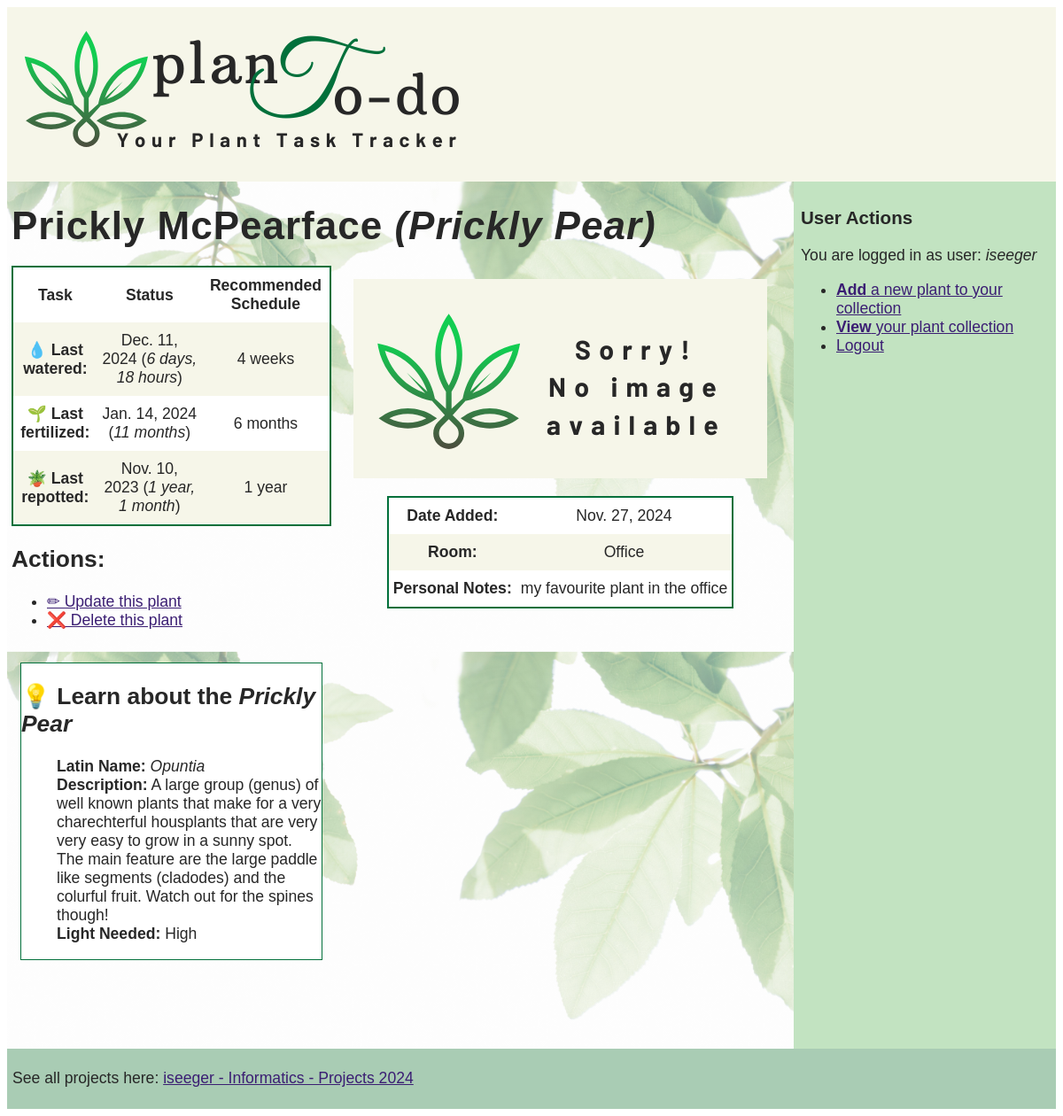
Screenshot of /plants/plant/11/ (signed in) with the database file from the repository.
### plants/models.py (models this page shows, shortened)
class Plant(models.Model):
    ROOM_CHOICES = [
        ("BEDROOM", "Bedroom"),
        ("BATHROOM", "Bathroom"),
        ("LIVINGROOM", "Living room"),
        ("OFFICE", "Office"),
        ("HALLWAY", "Hallway"),
        ]
    SHORT_CADENCE = [
        ("1w", "1 week"),
        ("2w", "2 weeks"),
        ("4w", "4 weeks"),
        ("6w", "6 weeks")
        ]
    LONG_CADENCE = [
        ("1m", "1 month"),
        ("2m", "2 months"),
        ("4m", "4 months"),
        ("6m", "6 months"),
        ("1y", "1 year"),
        ]
    plant_type = models.ForeignKey('Houseplant',
                                     on_delete=models.CASCADE,
                                     blank=True,
                                     null=True)
    nickname=models.CharField(
        max_length=200,
        validators=[MinLengthValidator(
                    3, "Plant name must contain at least 3 characters")])
    description=models.TextField(max_length=500)
    image = models.ImageField(upload_to='plants/', blank=True, null=True)
    room = models.CharField(max_length=15, choices=ROOM_CHOICES)
    water_schedule = models.CharField(max_length=15, choices=SHORT_CADENCE,blank=True)
    fertilize_schedule = models.CharField(max_length=15, choices=LONG_CADENCE,blank=True)
    repot_schedule = models.CharField(max_length=15, choices=LONG_CADENCE, blank=True)
    date_last_watered = models.DateField(blank=True, null=True)
    date_last_fertilized = models.DateField(blank=True, null=True)
    date_last_repotted = models.DateField(blank=True, null=True)
    date_added = models.DateField(default=datetime.now)
    date_last_updated = models.DateField(auto_now=True)

class Houseplant(models.Model):
    latin_name = models.CharField(max_length=50)
    common_name = models.CharField(max_length=50)
    description = models.TextField(max_length=800)
    plant_image_url = models.URLField(blank=True, null=True)
    light_needed = models.CharField(max_length=15)
    def __str__(self):
        return self.common_name

### plants/views.py (the view)
# urls.py: path('plant/<int:pk>/', views.PlantDetailView.as_view(), name='plant_detail'),
class PlantDetailView(LoginRequiredMixin, DetailView):  #class-based view - automatically handles the object retrieval, template rendering, and HTTP response creation
    model= Plant
    template_name = 'plants/plant_detail.html'
    context_object_name = 'plant' #use in template

### plants/templates/plants/plant_detail.html (shortened to what this page needs)
{% extends "plants/master.html" %}
{% load static %}
{% block content %}
<h1>{{ plant.nickname }} <i>({{ plant.plant_type }})</i></h1>
<div class="detail-grid-wrapper">
    <div class="grid-table">
    <table class="detail-table">
      <tr>
        <th><strong>Task</strong></th>
        <td><strong>Status</strong></td>
        <td><strong>Recommended Schedule</strong></td>
      </tr>
      <tr>
        <th><strong>&#128167; Last watered: </strong></th>
        <td>{{ plant.date_last_watered }} (<i>{{ plant.date_last_watered|timesince }}</i>)</td>
        <td>{{plant.get_water_schedule_display}}</td>
      </tr>
      <tr>
        <th><strong>&#127793; Last fertilized: </strong></th>
        <td>{{ plant.date_last_fertilized }} (<i>{{ plant.date_last_fertilized|timesince }}</i>)</td>
        <td>{{plant.get_fertilize_schedule_display}}</td>
      </tr>
       <tr>
        <th><strong>&#129716; Last repotted: </strong></th>
        <td>{{ plant.date_last_repotted }} (<i>{{ plant.date_last_repotted|timesince }}</i>)</td>
        <td>{{plant.get_repot_schedule_display}}</td>
      </tr>
    </table>
     <h2>Actions:</h2>
    <ul>
        <li><a href="{% url 'plants:plant_update' pk=plant.pk %}">&#x270f; Update this plant</a></li>
        <li><a href="{% url 'plants:plant_delete' pk=plant.pk %}">&#10060; Delete this plant</a></li>
    </ul>
    </div>
    <div class="image-details">
    {% if plant.image %}
        <img src="{{ plant.image.url }}" alt="{{ plant.nickname }}">
    {% else %}
        <img src="{% static 'plants/no_image_available.png' %}" alt="No image available">
    {% endif %}
    <table class="detail-table">
         <tr>
            <th><strong>Date Added:</strong></th>
            <td>{{ plant.date_added }}</td>
        </tr>
        <tr>
            <th><strong>Room:</strong> </th>
            <td> {{ plant.get_room_display }} </td>
        </tr>
        <tr>
            <th><strong>Personal Notes:</strong></th>
            <td>{{ plant.description }}</td>
        </tr>
    </table>
    </div>
    <div class="infobox">
        <h2>&#128161; Learn about the <i>{{ plant.plant_type }}</i></h2>
        <ul class="no-bullet-list">
         <li><strong>Latin Name:</strong> <i>{{ plant.plant_type.latin_name }} </i></li>
         <li><strong>Description:</strong> {{ plant.plant_type.description }}</li>
         <li><strong>Light Needed:</strong> {{ plant.plant_type.light_needed }}</li>
        </ul>
    </div>
</div>
{% endblock %}

### plants/templates/plants/master.html (shortened to what this page needs)
{% load static %}
<!DOCTYPE html>
<html lang="en">
  <head>
   <link rel="stylesheet" href="{% static 'plants/plantstyles.css' %}" />
    </head>
    <body>
    <div class="screen" >
    <header class="masthead">
      <a href="https://iseeger.eu.pythonanywhere.com/plants/"
          ><img
            alt="plant to-do list logo"
            src="{% static 'plants/plantodo_logo_crop.png' %}"
        /></a>
    </header>
    <main class="background-image" >
    {% block content %}
    {% endblock %}
    </main>
    <aside class="sidebar">
        <h3>User Actions</h3>
        {% if user.is_authenticated %}
        <p>You are logged in as user: <i>{{ request.user.username }}</i> </p>
         <ul>
             <li><a href="{% url 'plants:plant_create' %}"><strong>Add</strong> a new plant to your collection</a></li>
             <li><a href="{% url 'plants:all' %}"><strong>View</strong> your plant collection</a></li>
             <li><a href="{% url 'logout' %}?next={% url 'plants:open' %}">Logout</a></li>
         </ul>
        {% else %}
        <ul>
            <li>Please Log in</li>
        </ul>
        {% endif %}
    </aside>
      <footer class="pagefooter">
      <p>See all projects here: <a href="https://iseeger.eu.pythonanywhere.com/">iseeger - Informatics - Projects 2024</a> </p>
      </footer>
    </div>
</body>
</html>

### plants/static/plants/plantstyles.css (style rules this page uses)
.masthead { background: #f6f6e9; grid-area: masthead; padding: 5px; }
main { grid-area: main; padding: 5px; padding-bottom: 100px; }
.sidebar { background: #c2e3c1; grid-area: sidebar; padding: 8px; }
.pagefooter { background: #a9ccb4; grid-area: footer; padding: 6px; }
@media only screen and (min-width: 768px) { .screen { display: grid; grid-template-columns: 1fr 1fr 1fr 1fr; grid-template-areas: "masthead masthead masthead masthead" "main main main sidebar" "footer footer footer footer"; } }
.background-image { background: linear-gradient(rgba(255,255,255,.5), rgba(255,255,255,.5)), url('plant_background.jpg'); background-size : 100% auto; }
img { margin: 15px; }
body { font-size:1.1em; font-family:"Lucida Sans", Verdana, sans-serif; color: #272727; }
h1 { text-align:left; letter-spacing:1px; font-size:2.5em; margin:20px 0; }
.detail-table { border-collapse:collapse; width:auto; border-width:1px; border-spacing: 50px 10px; border: 2px solid #02703b; text-align:left; padding: 5px; margin:auto; }
td { text-align:center; padding:10px 5px; }
th { text-align:center; padding:10px 5px; }
tr { text-align:center; padding:10px 5px; }
tbody tr:nth-child(even) { background:#f6f6e9; }
tbody tr:nth-child(odd) { background:#FFFFFF; }
a { color: #3B1E73; }
.infobox { background:white; border: 1px solid #02703b; width:auto; grid-area: infobox; margin-top: 20px; margin-right:10px; margin-left:10px; }
.no-bullet-list { list-style-type: none; }
.detail-grid-wrapper { display: grid; grid-template-columns: 1fr 1fr; grid-template-areas: "detail-table image-details" "infobox ." }
.grid-table { grid-area: detail-table; }
.image-details { grid-area: image-details; text-align:center; margin-right:10px; margin-left:10px; }

### rows the page displays
Plant: nickname "Prickly McPearface", plant_type "Prickly Pear", date_last_watered "Dec. 11, 2024", date_last_watered "6 days, 18 hours", water_schedule "4 weeks", date_last_fertilized "Jan. 14, 2024", date_last_fertilized "11 months", fertilize_schedule "6 months", date_last_repotted "Nov. 10, 2023", date_last_repotted "1 year, 1 month", repot_schedule "1 year", date_added "Nov. 27, 2024", room "Office", description "my favourite plant in the office", plant_type.latin_name "Opuntia", plant_type.description "A large group (genus) of well known plants that make for a very charechterful housplants that are very very easy to grow in a sunny spot. The main feature are the large paddle like segments (cladodes) and the colurful fruit. Watch out for the spines though!", plant_type.light_needed "High"

### other values shown
{{ request.user.username }} "iseeger"
